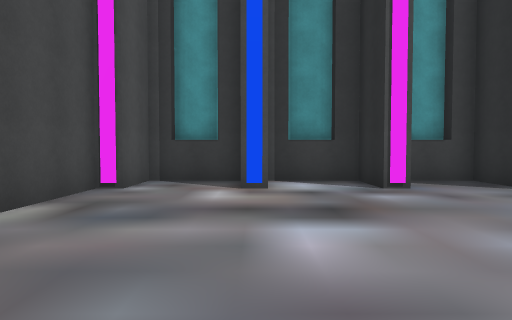
[1] (above)

20 first-person views from a walk through a 3-D level made in the Unity game engine. The camera is 1.4 m above the floor, tilts 2° down and sees 75° across. The floor is counted in squares, 2 m on a side. Each view is taken from the middle of a square. On the plan, view 1 faces up. The plan holds only what a view shows up to about 10 squares ahead; the rest is blank. The place goes on beyond the plan. The player character is not drawn. Some surface patterns are stand-ins.

[2]
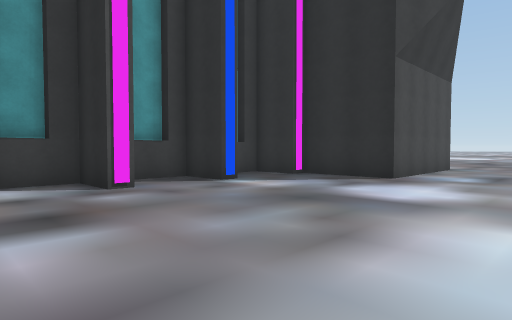

[3]
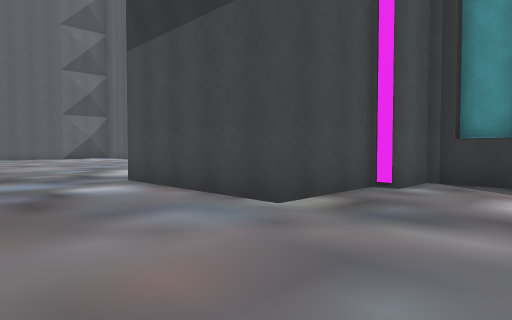

[4]
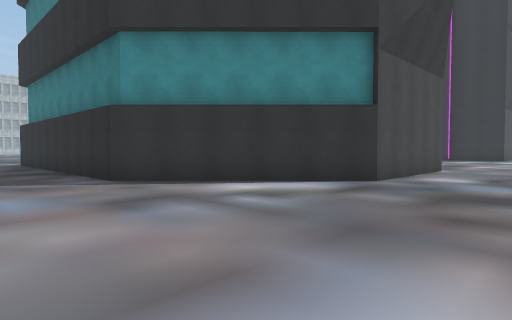

[5]
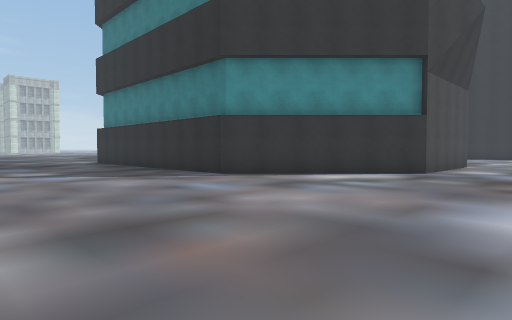

[6]
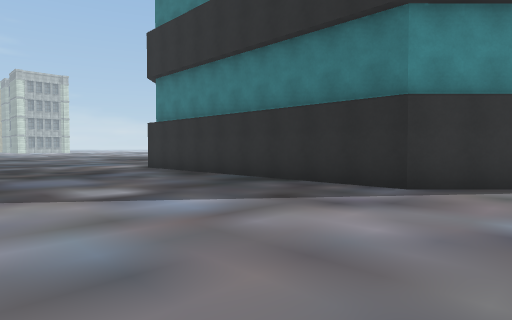

[7]
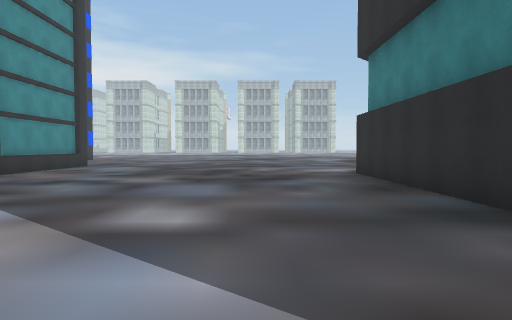

[8]
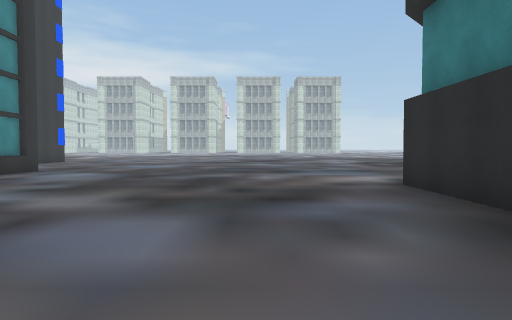

[9]
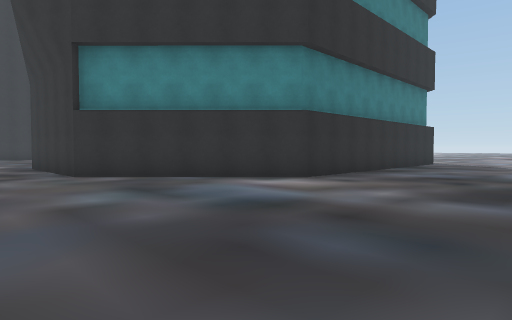

[10]
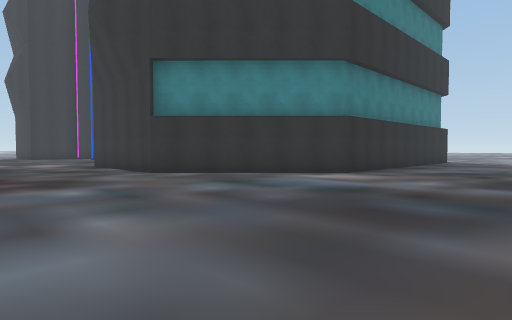

[11]
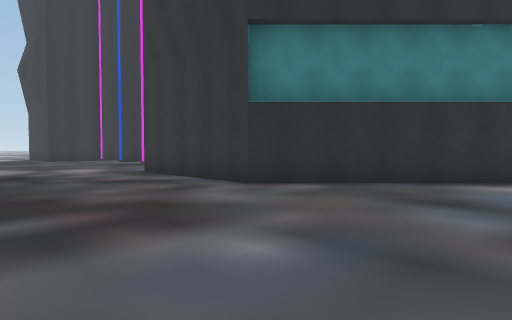

[12]
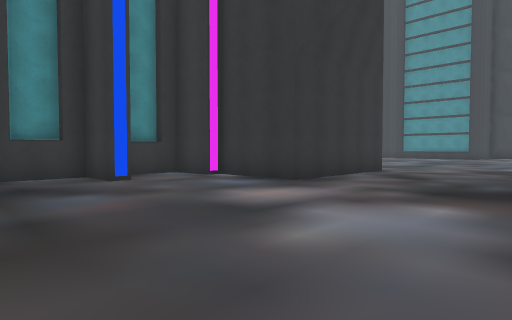

[13]
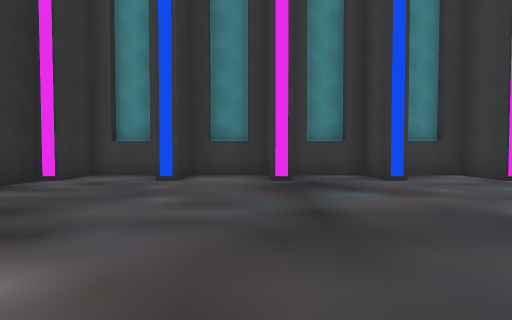

[14]
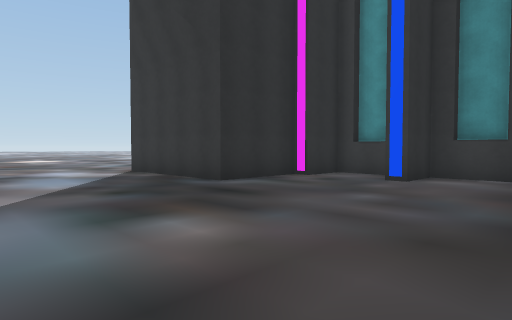

[15]
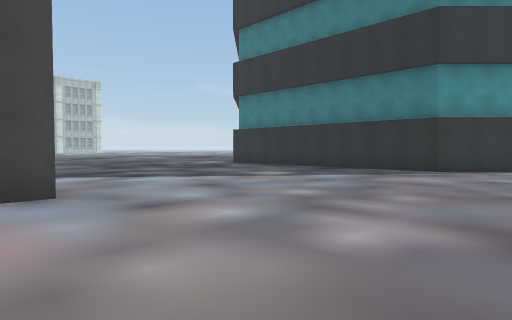

[16]
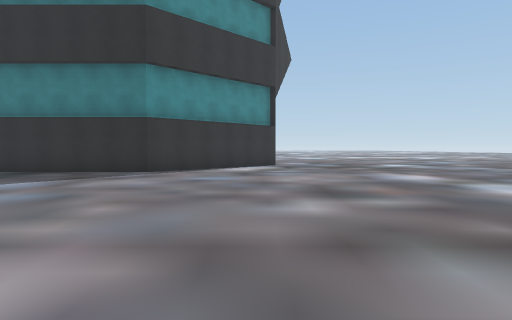

[17]
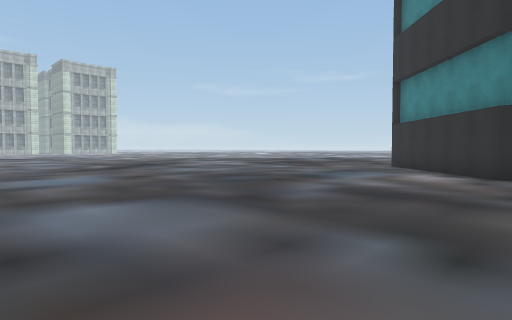

[18]
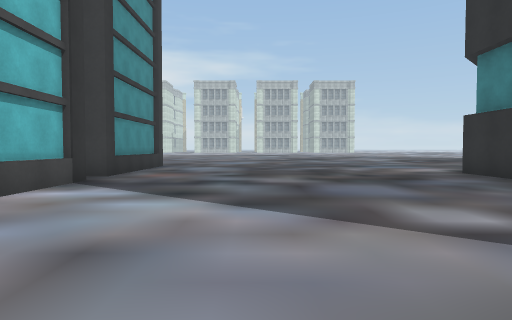

[19]
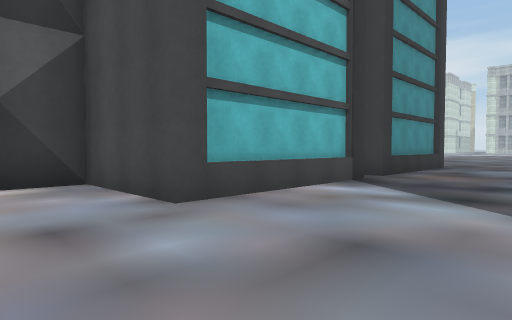

[20]
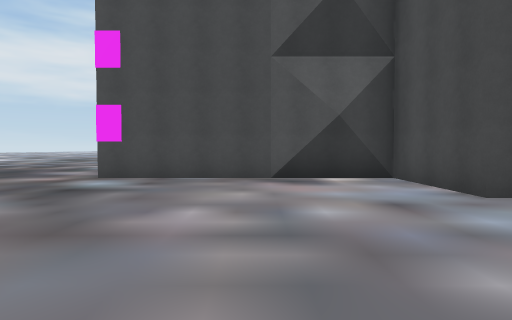

### Floor plan
Points are (right, up) in squares from view 1. A wall is a line through its corners. A room is listed if a view was taken in it or the views show most of it. See-through windows are left out.
Room 1 (views 1, 2, 3, 4, 5, 6, 7, 8, 9, 10, 11, 12, 13, 14, 15, 16, 17, 18, 19, 20)
walls: (-20.7, 14.4) (-20.7, 9.3) (-23.9, 9.3) (-23.5, 8.4); (-20.9, 13.8) (-20.9, 9.9); (-20.9, 17.3) (-20.9, 16); (-20.7, 20) (-20.7, 15.3) (-21.2, 15.3); (-20.9, 19.8) (-20.9, 18.9); (-23.7, 8.9) (-23.7, 6.8); (-23.9, 9.3) (-23.9, 2.3); (-0.4, 17.8) (0.2, 17.8) (0.2, 16.4) (2.1, 16.4); (-23.5, 7.3) (-23.9, 6.3); (-0.2, 7.2) (-2.3, 7.2) (-2.3, 5.8) (-2.8, 5.8) (-2.8, 3.2) (-7.2, 3.2) (-11.2, 7.2) (-11.2, 16.4) (-7.2, 20.4) (-2.8, 20.4) (-2.8, 17.8) (-2.3, 17.8) (-2.3, 16.4) (-0.9, 16.4); (0.2, 5.8) (-0.4, 5.8); (2.1, 17.8) (2.7, 17.8) (2.7, 16.4) (4.7, 16.4) (4.7, 17.8) (5.2, 17.8); (2.8, 5.8) (2.2, 5.8) (2.2, 7.2) (0.2, 7.2); (5.5, 16.4) (7.2, 16.4) (7.2, 17.8) (7.7, 17.8) (7.7, 20.4) (11.5, 20.4); (5.2, 5.8) (4.7, 5.8) (4.7, 7.2) (3.2, 7.2); (11, 3.2) (7.7, 3.2) (7.7, 5.8) (7.2, 5.8) (7.2, 7.2) (6.4, 7.2)

Where each view was taken, in squares from view 1:
view 1: 0 up, 0 right, facing up
view 2: 0 up, 0 right, facing up-right
view 3: 0 up, 0 right, facing up-left
view 4: 0 up, 14 left, facing up-right
view 5: 0 up, 17 left, facing up-right
view 6: 5 up, 17 left, facing up-right
view 7: 7 up, 14 left, facing up
view 8: 10 up, 14 left, facing up
view 9: 23 up, 16 left, facing down-right
view 10: 25 up, 16 left, facing down-right
view 11: 25 up, 12 left, facing down-right
view 12: 25 up, 3 right, facing down-left
view 13: 25 up, 3 right, facing down
view 14: 25 up, 2 right, facing down-right
view 15: 4 up, 22 left, facing up-right
view 16: 4 up, 21 left, facing right
view 17: 15 up, 20 left, facing up-right
view 18: 7 up, 17 left, facing up
view 19: 7 up, 17 left, facing up-left
view 20: 6 up, 16 left, facing left
